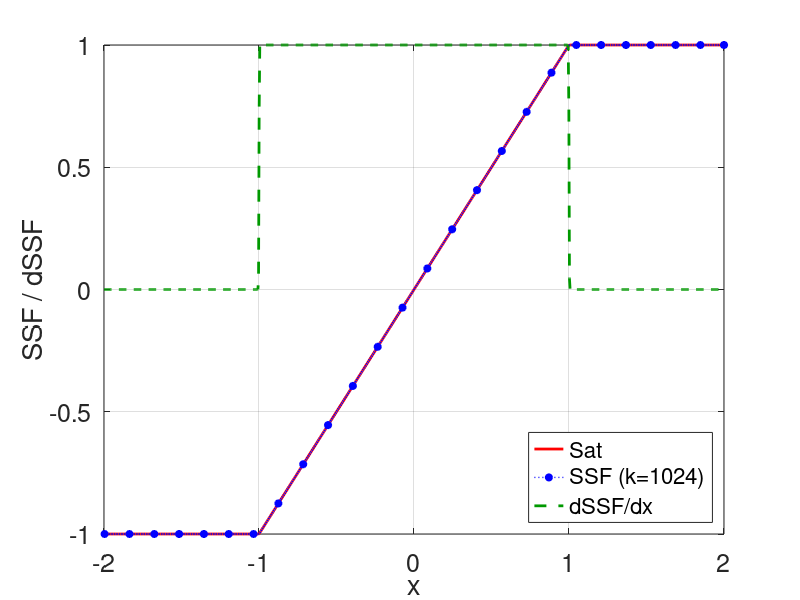
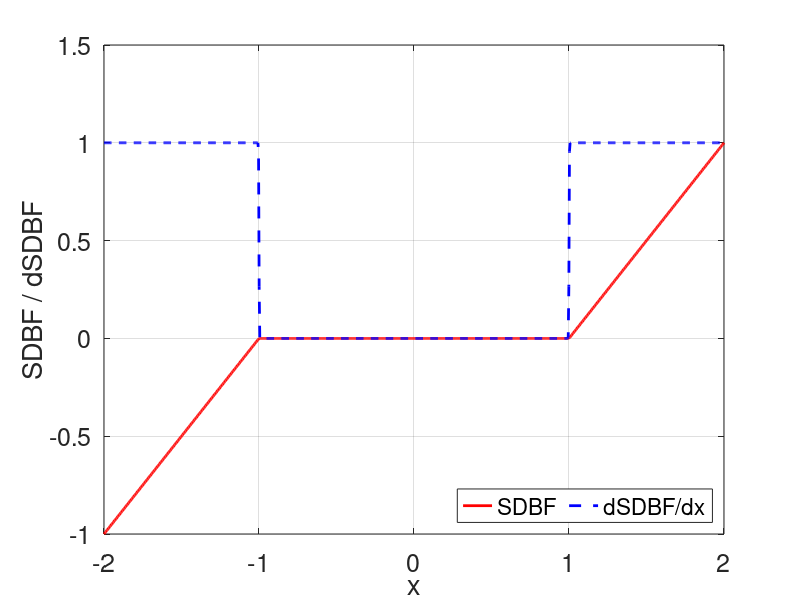

Here is the MATLAB script that generated these plots, in order:
clc;
close all;

% Parameters
L = -1;
U = 1;
k = 1024;
lambda = (U + L) / 2;
mu = (U - L) / 2;


x = linspace(-2, 2, 1000);
z = (x - lambda) / mu;

z_clip = min(max(z, -1.1), 1.1);  

s = z_clip .* (1 + z_clip.^k).^(-1/k);
SSF = lambda + mu .* s;

% Derivative of SSF
dSSF = (1 + z_clip.^k).^(-1 - 1/k);

% Ideal Saturation function
Sat = min(max(x, L), U);

% SDBF and its derivative
SDBF = x - lambda - mu .* s;
dSDBF = dSSF .* ((1 + z_clip.^k).^(1 + 1/k) - 1);

fig1 = figure;

h1 = plot(x, Sat, 'r-', 'LineWidth', 2.0); hold on;

plot(x, SSF, 'b:', 'LineWidth', 1.5);

step = 40;
idx = 2:step:length(x)-1;
idx = [idx length(x)];
plot(x(idx), SSF(idx), 'bo', 'LineWidth', 1.0, 'MarkerSize', 5, ...
     'MarkerFaceColor', 'b', 'HandleVisibility', 'off');

h3 = plot(x, dSSF, '--', 'Color', [0 0.6 0], 'LineWidth', 2.0);


h2 = plot(nan, nan, 'bo:', 'LineWidth', 1.0, 'MarkerSize', 5, ...
          'MarkerFaceColor', 'b');

xlabel('x', 'FontSize', 16);
ylabel('SSF / dSSF', 'FontSize', 16);
grid on;
set(gca, 'FontSize', 18);
set(gcf, 'Position', [100 100 850 300]);  % [left bottom width height]


legend([h1, h2, h3], {'Sat', 'SSF (k=1024)', 'dSSF/dx'}, ...
       'FontSize', 16, 'Location', 'southeast');



% ----- PLOT SDBF + DSDBF -----
fig2 = figure;
plot(x, SDBF, 'r-', 'LineWidth', 2); hold on;
plot(x, dSDBF, 'b--', 'LineWidth', 2);
xlabel('x', 'FontSize', 18);
ylabel('SDBF / dSDBF', 'FontSize', 18);
grid on;
legend('SDBF', 'dSDBF/dx', 'FontSize', 16, ...
       'Location', 'southeast', 'Orientation', 'horizontal');
set(gca, 'FontSize', 18);
set(gcf, 'Position', [100 100 820 300]);  % [left bottom width height]


% ----- Export SSF Plot -----
exportgraphics(fig1, 'ssf_and_derivative.pdf', 'ContentType', 'vector');
exportgraphics(fig2, 'sdbf_and_derivative.pdf', 'ContentType', 'vector');
